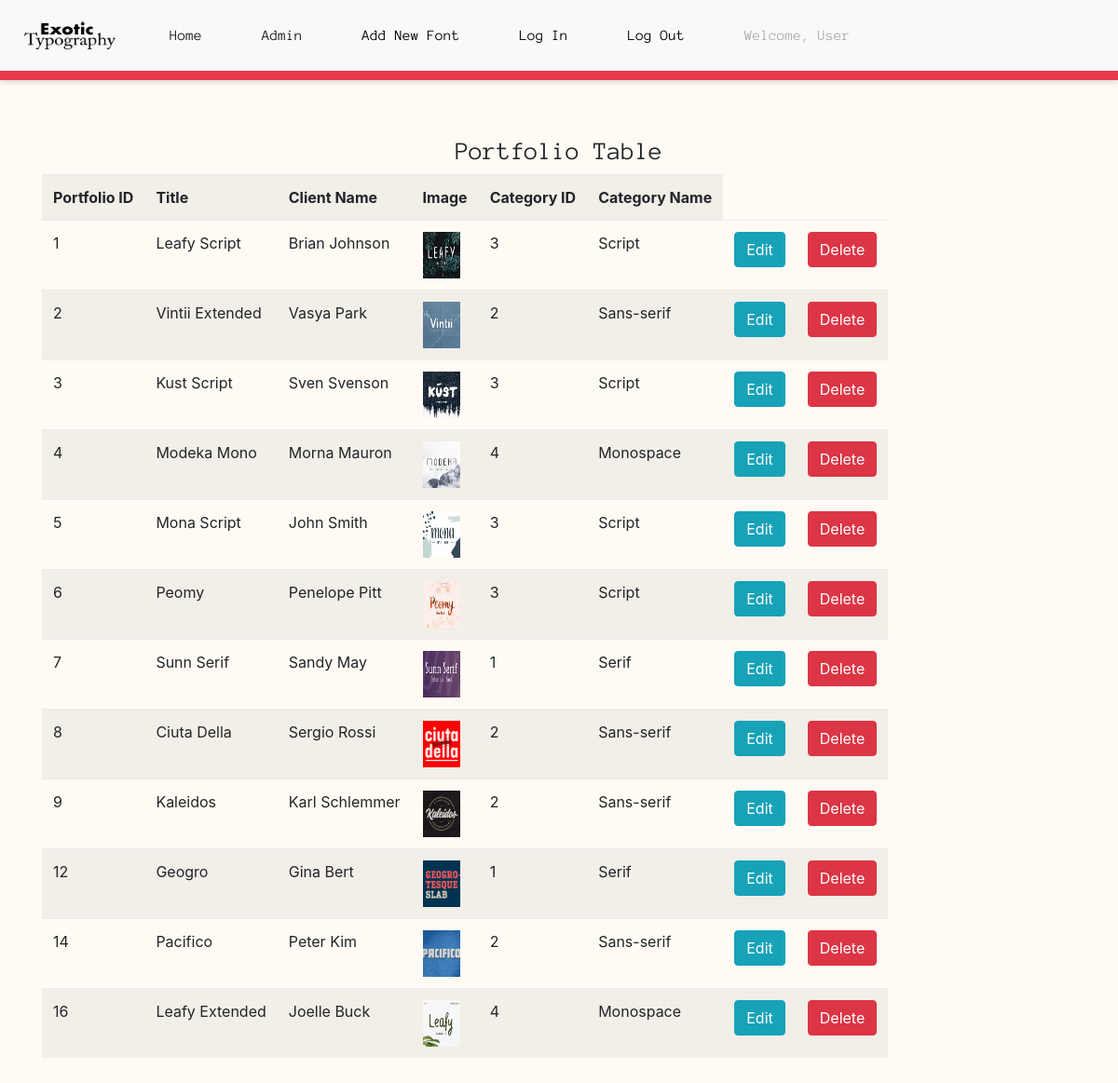
The page /backend/admin.php (signed in) on the database its author committed.
### tables this page shows
CREATE TABLE `portfolio_tb` (
  `portfolio_id` int(11) NOT NULL,
  `title` varchar(30) NOT NULL,
  `image` text NOT NULL,
  `client_name` varchar(30) NOT NULL,
  `description` text NOT NULL,
  `category_id` int(11) NOT NULL
);

CREATE TABLE `category_tb` (
  `category_id` int(11) NOT NULL,
  `category_name` varchar(30) NOT NULL
);

### backend/backend_db.php (called while the page is built, shortened)
<?php
	function db_connect() {
		static $connection;
		if(!isset($connection)) {
			$configArray = parse_ini_file("../../../con/config.ini");
			$connection = mysqli_connect($configArray["host"], $configArray["username"], $configArray["password"], $configArray["database"] );
			if(!$connection) {
				return mysqli_connect_error();
			}
			else {
				return $connection;
			}
		}
		else {
			return $connection;
		}
	}
?>

### backend/admin.php (the view, shortened to what this page needs)
<?php include 'back_header.php'?>
<body>
<div class="container admin-container">
    <h3 class="text-center">Portfolio Table</h3>
        <?php
            include "backend_db.php";
            if(db_connect()) {
                $query =" SELECT * FROM portfolio_tb
                         INNER JOIN category_tb
                         ON category_tb.category_id=portfolio_tb.category_id
                         ORDER BY portfolio_id ";
                $queryResult = mysqli_query(db_connect(), $query);
                $numberOfRows = mysqli_num_rows($queryResult);
                if( $numberOfRows > 0 ){
                    echo "<div class='table-responsive'>";
                    echo "<table class='table table-condensed table-striped table-hover table-responsive'>";
                    echo "<tr class='info' style='width:100%;'>
                                <th>Portfolio ID</th>
                                <th>Title</th>
                                <th>Client Name</th>
                                <th>Image</th>
                                <th>Category ID</th>
                                <th>Category Name</th>
                            </tr>";
                    while($rowArray = mysqli_fetch_assoc($queryResult)) {
                        $portfolioId = $rowArray["portfolio_id"];
                        $title = $rowArray["title"];
                        $unformattedImage = $rowArray["image"];
                        if (strpos($unformattedImage, '../') !== false) {
                            $image = $unformattedImage;
                        } else {
                            $image = substr_replace($unformattedImage, '../',0,0);
                        }
                        $clientName = $rowArray["client_name"];
                        $categoryId = $rowArray["category_id"];
                        $categoryName = $rowArray["category_name"];
                        echo "<tr>";
                            echo "<td>".$portfolioId."</td>";
                            echo "<td>".$title."</td>";
                            echo "<td>".$clientName."</td>";
                            echo "<td><img style='width:40px; height:50px' src='".$image." '></td>";
                            echo "<td>".$categoryId."</td>";
                            echo "<td>".$categoryName."</td>";
                            echo "<td><a class='btn btn-info' href='_edit.php?tb=portfolio_tb&id=".$portfolioId."'>Edit</a></td>";
                            echo "<td><a class='btn btn-danger' href='_delete_process.php?id=".$portfolioId."&tb=portfolio_tb'>Delete</a></td>";
                        echo "</tr>";
                    }
                    echo "</table>";
                    echo "</div>";
                }
                else {
                    echo "<p>No info to display!</p>";
                }
            }
            else {
                echo "Connection Failed";
            }
        ?>
</div>
</body>
<?php include 'back_footer.php'?>

### css/styles.css (style rules this page uses)
h3 { font-family: 'Anonymous', 'monospace'; font-weight: normal; font-size: 1.7rem; }
body { background: #FFFBF4; }
.admin-container { margin-top: 60px; margin-bottom: 60px; }

### rows shown on the page
portfolio_tb: portfolio_id "1", title "Leafy Script", client_name "Brian Johnson", image (picture), category.category_id "3", category.category_name "Script"
portfolio_tb: portfolio_id "2", title "Vintii Extended", client_name "Vasya Park", image (picture), category.category_id "2", category.category_name "Sans-serif"
portfolio_tb: portfolio_id "3", title "Kust Script", client_name "Sven Svenson", image (picture), category.category_id "3", category.category_name "Script"
portfolio_tb: portfolio_id "4", title "Modeka Mono", client_name "Morna Mauron", image (picture), category.category_id "4", category.category_name "Monospace"
portfolio_tb: portfolio_id "5", title "Mona Script", client_name "John Smith", image (picture), category.category_id "3", category.category_name "Script"
portfolio_tb: portfolio_id "6", title "Peomy", client_name "Penelope Pitt", image (picture), category.category_id "3", category.category_name "Script"
portfolio_tb: portfolio_id "7", title "Sunn Serif", client_name "Sandy May", image (picture), category.category_id "1", category.category_name "Serif"
portfolio_tb: portfolio_id "8", title "Ciuta Della", client_name "Sergio Rossi", image (picture), category.category_id "2", category.category_name "Sans-serif"
portfolio_tb: portfolio_id "9", title "Kaleidos", client_name "Karl Schlemmer", image (picture), category.category_id "2", category.category_name "Sans-serif"
portfolio_tb: portfolio_id "12", title "Geogro", client_name "Gina Bert", image (picture), category.category_id "1", category.category_name "Serif"
portfolio_tb: portfolio_id "14", title "Pacifico", client_name "Peter Kim", image (picture), category.category_id "2", category.category_name "Sans-serif"
portfolio_tb: portfolio_id "16", title "Leafy Extended", client_name "Joelle Buck", image (picture), category.category_id "4", category.category_name "Monospace"

### other values the page prints
$_SESSION['username'] "User"
